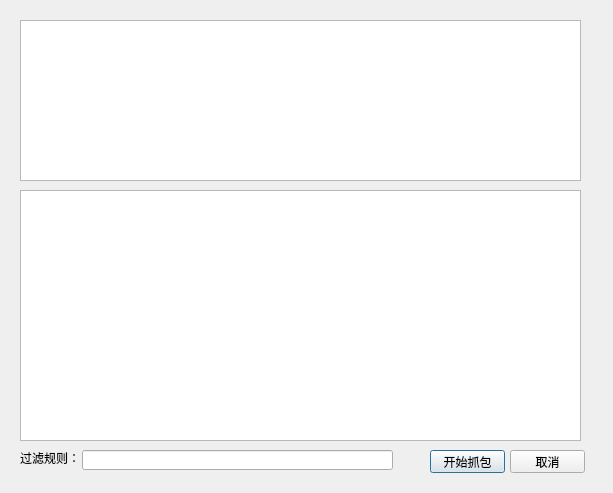
<?xml version="1.0" encoding="UTF-8"?>
<ui version="4.0">
 <class>DialogBeforeCap</class>
 <widget class="QDialog" name="DialogBeforeCap">
  <property name="geometry">
   <rect>
    <x>0</x>
    <y>0</y>
    <width>613</width>
    <height>493</height>
   </rect>
  </property>
  <property name="windowTitle">
   <string>网卡信息</string>
  </property>
  <widget class="QTextBrowser" name="textBrowser">
   <property name="geometry">
    <rect>
     <x>20</x>
     <y>20</y>
     <width>561</width>
     <height>161</height>
    </rect>
   </property>
  </widget>
  <widget class="QPushButton" name="pushButtonOk">
   <property name="geometry">
    <rect>
     <x>430</x>
     <y>450</y>
     <width>75</width>
     <height>23</height>
    </rect>
   </property>
   <property name="text">
    <string>开始抓包</string>
   </property>
  </widget>
  <widget class="QPushButton" name="pushButtonCancel">
   <property name="geometry">
    <rect>
     <x>510</x>
     <y>450</y>
     <width>75</width>
     <height>23</height>
    </rect>
   </property>
   <property name="text">
    <string>取消</string>
   </property>
  </widget>
  <widget class="QListView" name="listView">
   <property name="geometry">
    <rect>
     <x>20</x>
     <y>190</y>
     <width>561</width>
     <height>251</height>
    </rect>
   </property>
  </widget>
  <widget class="QLineEdit" name="lineEdit">
   <property name="geometry">
    <rect>
     <x>82</x>
     <y>450</y>
     <width>311</width>
     <height>20</height>
    </rect>
   </property>
  </widget>
  <widget class="QLabel" name="label">
   <property name="geometry">
    <rect>
     <x>20</x>
     <y>450</y>
     <width>71</width>
     <height>16</height>
    </rect>
   </property>
   <property name="text">
    <string>过滤规则：</string>
   </property>
  </widget>
 </widget>
 <resources/>
 <connections/>
</ui>
